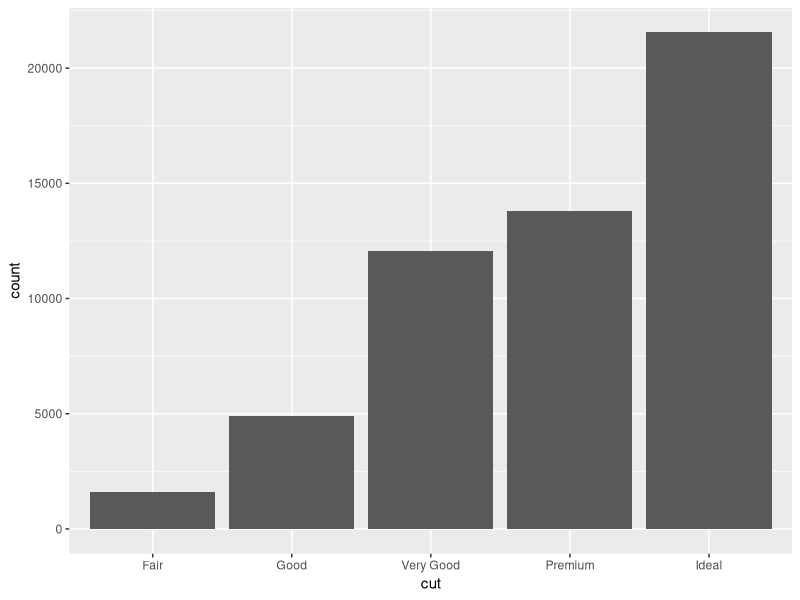
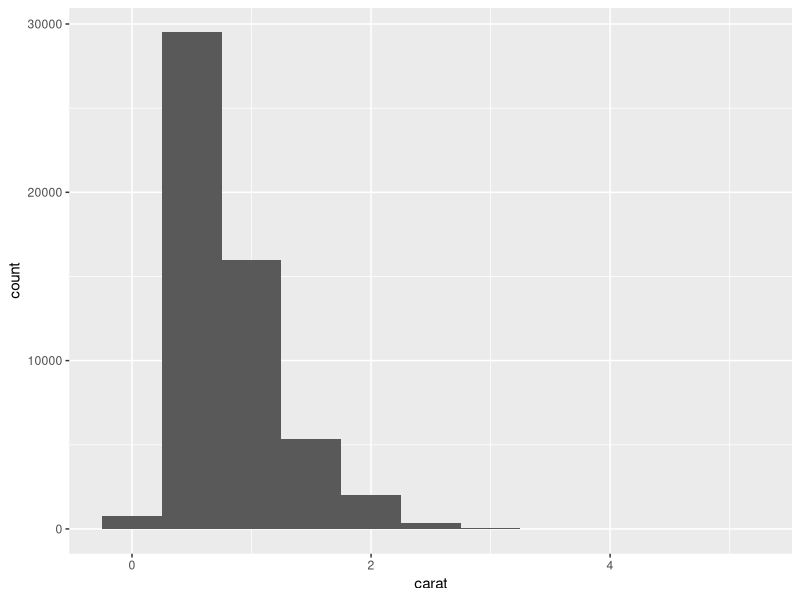
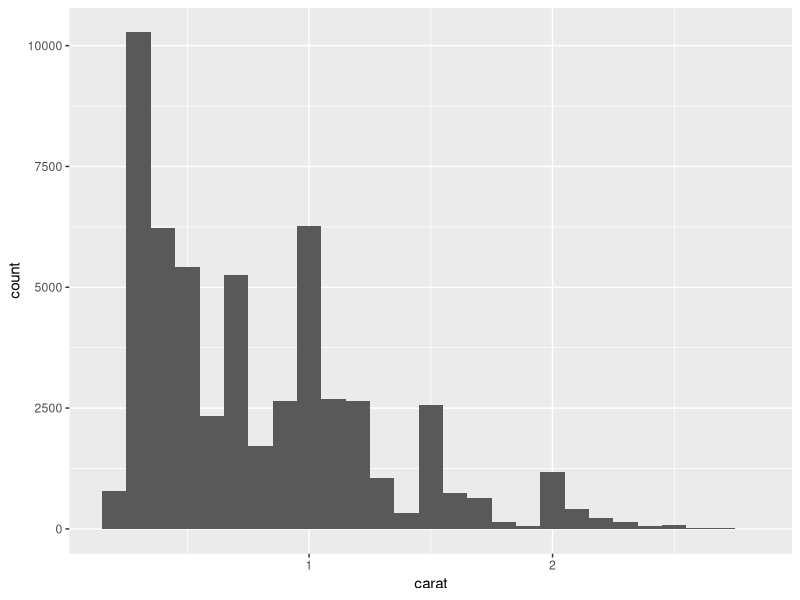
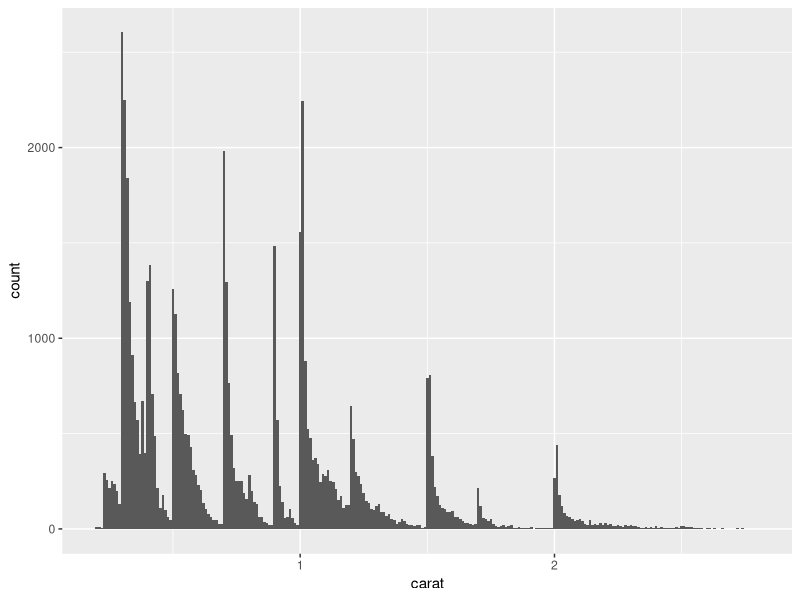
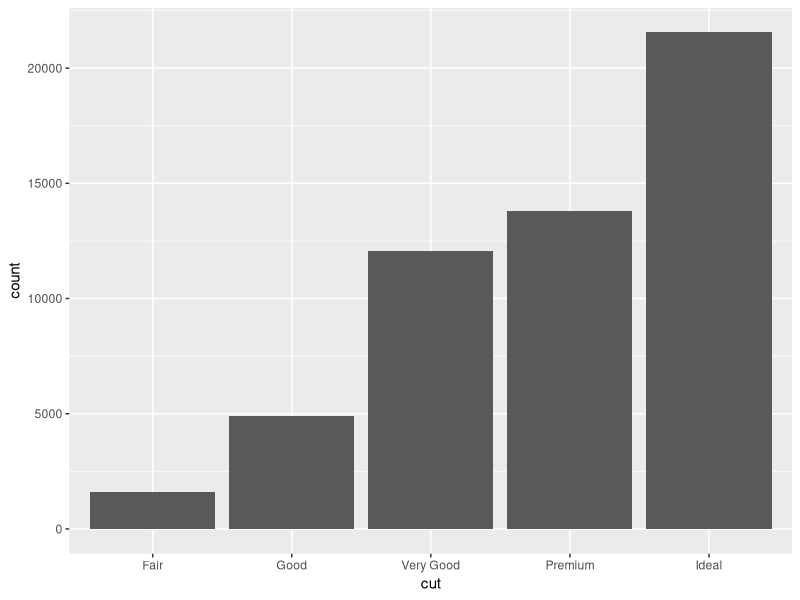
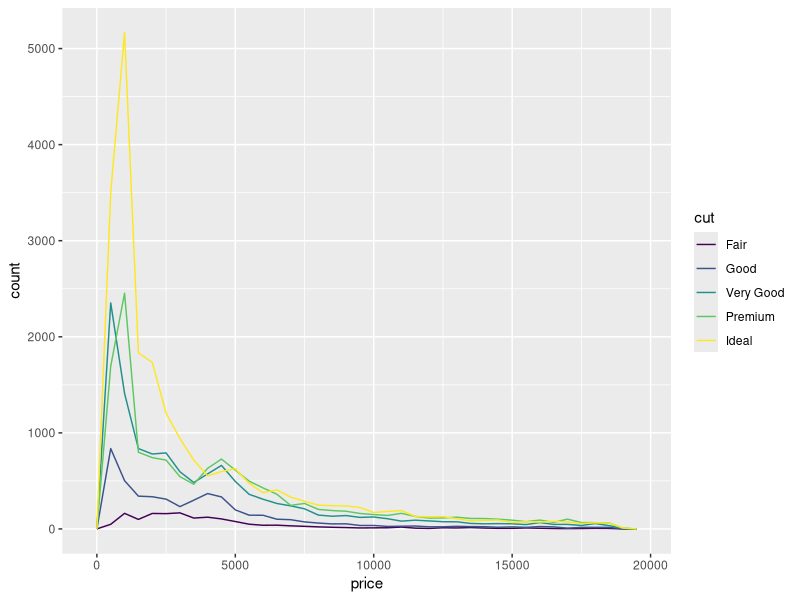
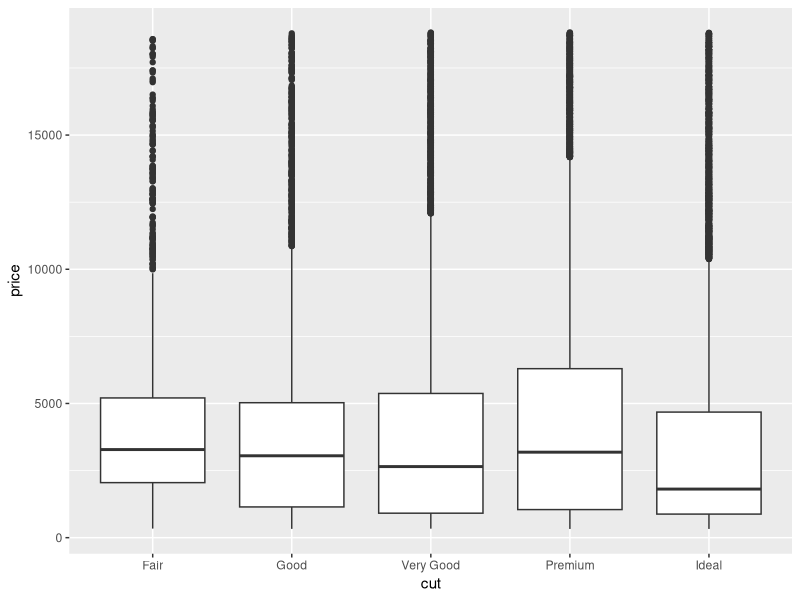
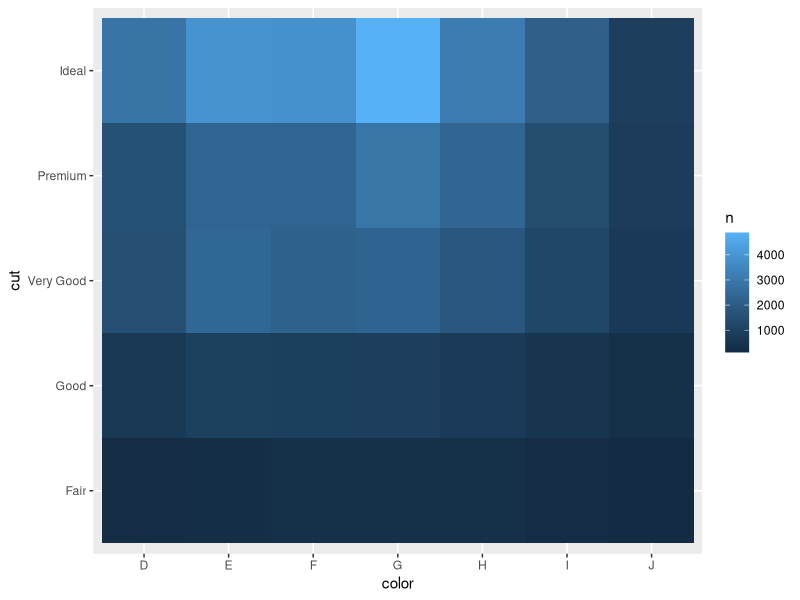

Here is the R script that generated these plots, in order:
## ---- chunk 1
knitr::opts_chunk$set(echo = FALSE)
library(tidyverse)
library(modelr)
## ---- chunk 2
glimpse(diamonds, echo=FALSE)
## ---- chunk 3
ggplot(diamonds) +
  geom_bar(aes(x=cut))
## ---- chunk 4
diamonds %>% count(cut)
## ---- chunk 5
ggplot(diamonds) + 
  geom_histogram(aes(x=carat), binwidth=0.5)
## ---- chunk 6
small <- diamonds %>% filter(carat < 3)
## ---- chunk 7
ggplot(small, aes(x=carat)) +
  geom_histogram(binwidth=0.1)
## ---- chunk 8
ggplot(small, aes(x=carat)) + 
  geom_histogram(binwidth=0.01)
## ---- chunk 9
ggplot(diamonds) + 
  geom_bar(aes(x=cut))
## ---- chunk 10
ggplot(diamonds, aes(x=price)) + 
  geom_freqpoly(aes(color=cut), binwidth=500)
## ---- chunk 11
ggplot(diamonds, aes(x=cut, y=price)) + 
  geom_boxplot()

## ---- chunk 12
diamonds %>% count(color, cut) %>% ggplot(aes(x=color, y=cut)) + 
  geom_tile(aes(fill=n))
## ---- chunk 13
ggplot(diamonds) +
  geom_point(aes(x=carat, y=price), alpha=1/100)
## ---- chunk 14
ggplot(data=diamonds) + 
  geom_hex(aes(x=carat, y=price))
## ---- chunk 15
ggplot(diamonds, aes(x=carat, y=price)) +
  geom_boxplot(aes(group=cut_width(carat, 0.1)))
## ---- chunk 16
mod <- lm(log(price) ~ log(carat), data=diamonds)
## ---- chunk 17
summary(mod)
## ---- chunk 18
diamonds2 <- diamonds %>% add_residuals(mod) %>% mutate(resid=exp(resid))
ggplot(diamonds2) + geom_point(aes(x=carat, y=resid), alpha=1/50)
## ---- chunk 19

## ---- chunk 20
